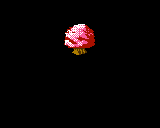

Below is a game level as drawn by its tile map, then a one-line description and the .tmx file that defines it, in full:
An orthogonal 20x16 tile map with 8x8 px tiles, 1 tile layer (Collison).

<map version="1.0" orientation="orthogonal" renderorder="right-down" width="20" height="16" tilewidth="8" tileheight="8" nextobjectid="1">
 <tileset firstgid="1" name="char_sheet" tilewidth="8" tileheight="8" tilecount="1024">
  <image source="char_sheet.png" width="256" height="256" />
 </tileset>
 <layer name="Collison" width="20" height="16">
  <data encoding="csv">
0,0,0,0,0,0,0,0,0,0,0,0,0,0,0,0,0,0,0,0,
0,0,0,0,0,0,0,0,0,0,0,0,0,0,0,0,0,0,0,0,
0,0,0,0,0,0,0,0,0,0,0,0,0,0,0,0,0,0,0,0,
0,0,0,0,713,714,714,714,513,514,515,516,714,714,714,715,0,0,0,0,
0,0,0,0,745,713,778,778,545,546,547,548,778,778,715,747,0,0,0,0,
0,0,0,0,745,747,842,683,577,578,579,580,683,683,745,747,0,0,0,0,
0,0,0,0,745,747,0,0,0,706,707,0,0,0,745,747,0,0,0,0,
0,0,0,0,745,747,0,0,0,0,0,0,0,0,745,747,0,0,0,0,
0,0,0,0,745,747,0,0,0,0,0,0,0,0,745,747,0,0,0,0,
0,0,0,0,777,779,0,0,0,0,0,0,0,0,777,779,0,0,0,0,
0,0,0,0,841,843,0,621,0,0,0,0,621,0,841,843,0,0,0,0,
0,0,0,0,0,0,0,0,0,0,0,0,0,0,0,0,0,0,0,0,
0,0,0,0,0,0,0,0,0,0,0,0,0,0,0,0,0,0,0,0,
0,0,0,0,0,0,0,0,0,0,0,0,0,0,0,0,0,0,0,0,
0,0,0,0,0,0,0,0,0,0,0,0,0,0,0,0,0,0,0,0,
0,0,0,0,0,0,0,0,0,0,0,0,0,0,0,0,0,0,0,0
</data>
 </layer>
</map>
